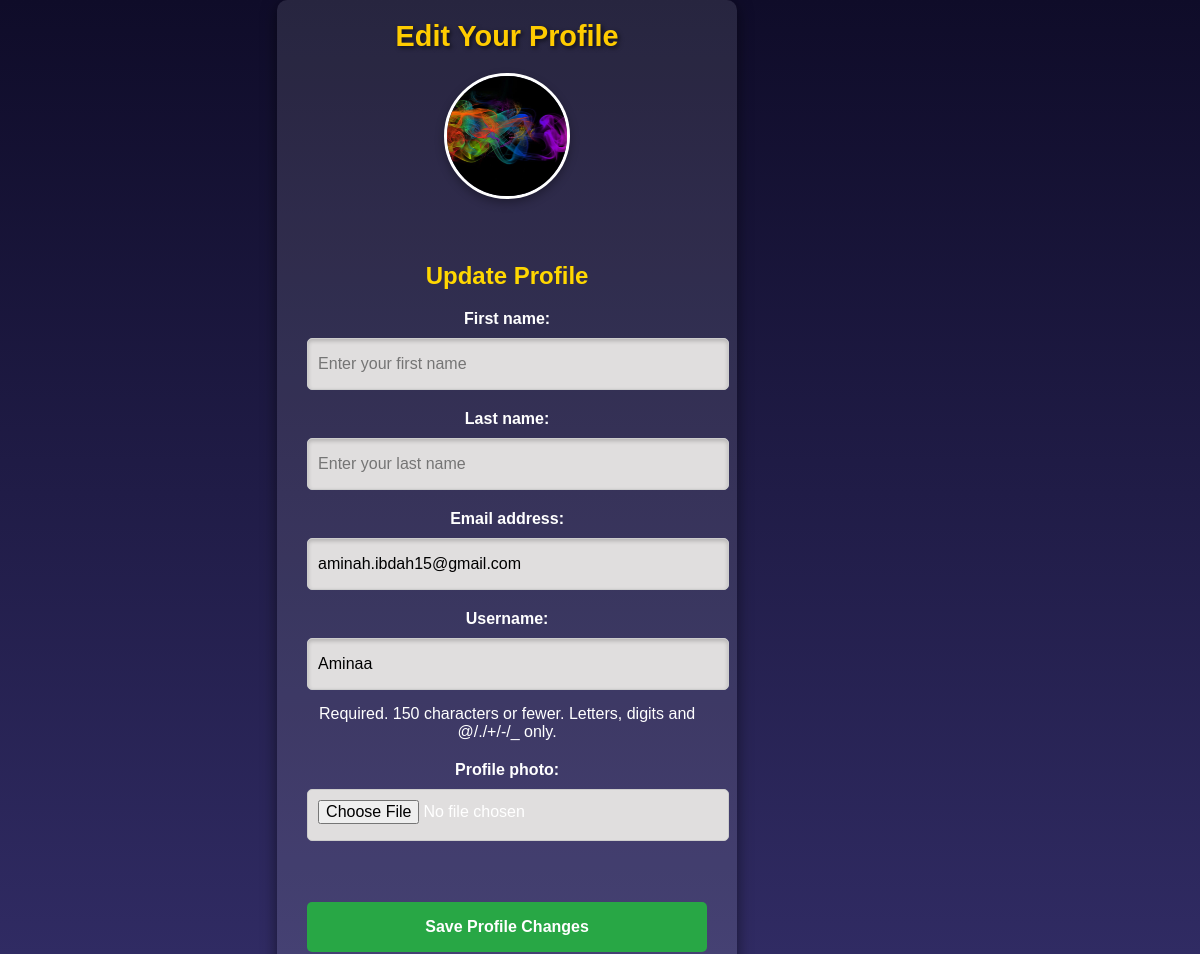
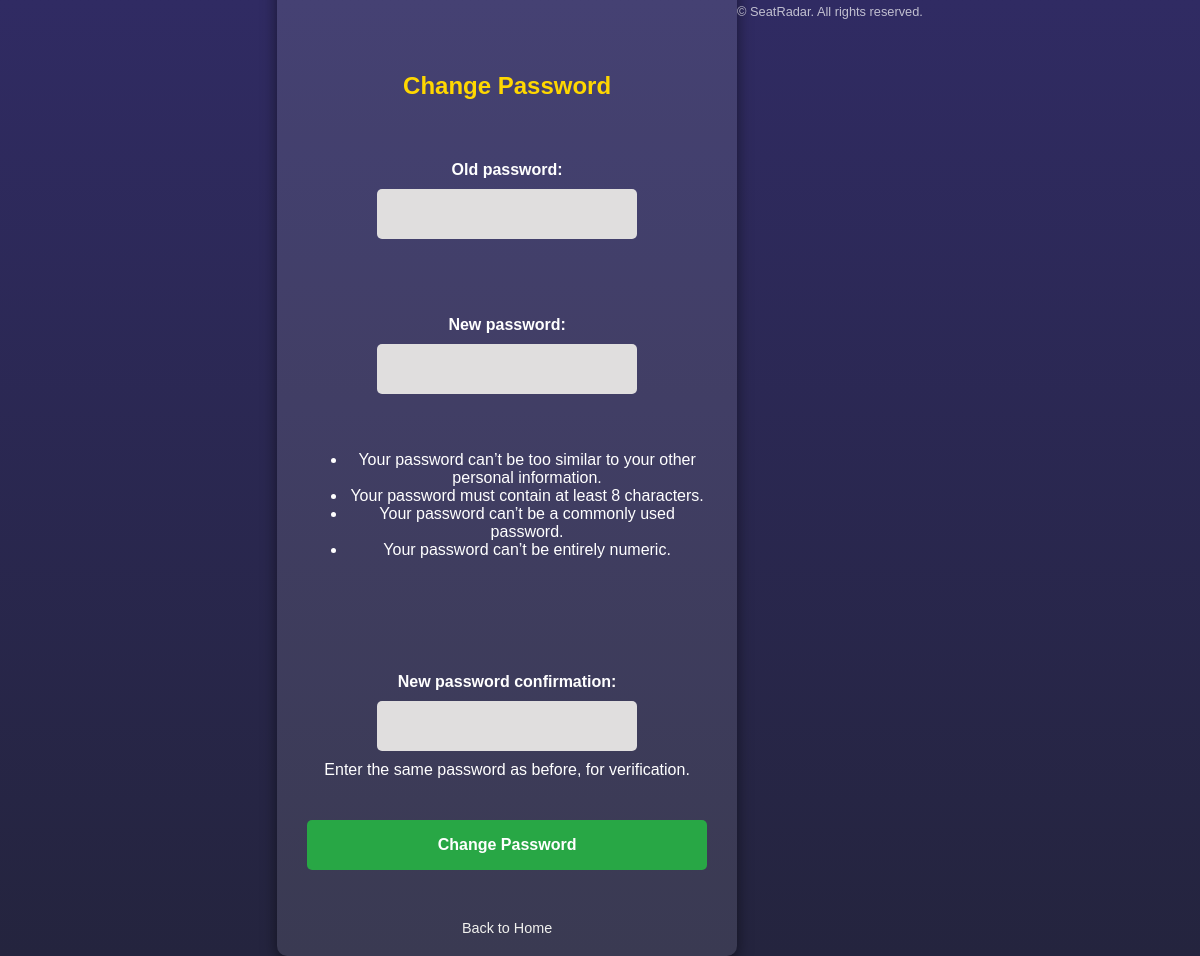
Page /edit_profile.html/ (signed in) on the committed database (2 pictures, top to bottom).
### Base/models.py (models this page shows, shortened)
class CustomUser(AbstractUser):
    USER_TYPE_CHOICES = (
        ('student', 'Student'),
        ('library_manager', 'Library Manager'),
        ('admin', 'Admin'),
    )
    user_type = models.CharField(max_length=50, choices=USER_TYPE_CHOICES, null=False)
    profile_photo = models.ImageField(upload_to='profile_photos/', blank=True, null=True)
    groups = models.ManyToManyField(
        'auth.Group',
        related_name='custom_user_set',
        blank=True,
        help_text='The groups this user belongs to.',
    )
    user_permissions = models.ManyToManyField(
        'auth.Permission',
        related_name='custom_user_permissions_set',
        blank=True,
        help_text='Specific permissions for this user.',
    )

### Base/views.py (the view)
# urls.py: path('edit_profile.html/', views.edit_profile, name='edit_profile'),
@login_required
def edit_profile(request):
    if request.method == 'POST':
        profile_form = ProfileEditForm(request.POST, request.FILES, instance=request.user)
        password_form = PasswordChangeForm(request.user, request.POST)
        if profile_form.is_valid():
            profile_form.save()
            messages.success(request, "Your profile has been updated successfully!")
        if password_form.is_valid():
            user = password_form.save()  # Save the new password in the database
            update_session_auth_hash(request, user)  # Keep the user logged in after the password change
            messages.success(request, "Your password has been updated successfully!")
            return redirect('edit_profile')  # Redirect to avoid resubmission
        elif password_form.has_changed():  # Show an error if the user attempted to change the password but failed
            messages.error(request, "Password change failed. Please correct the errors below.")
    else:
        profile_form = ProfileEditForm(instance=request.user)
        password_form = PasswordChangeForm(request.user)
    return render(request, 'edit_profile.html', {
        'profile_form': profile_form,
        'password_form': password_form,
    })

### Base/forms.py (shortened to what this page needs)
class ProfileEditForm(forms.ModelForm):
    class Meta:
        model = CustomUser
        fields = ['first_name', 'last_name', 'email', 'username', 'profile_photo']
        widgets = {
            'first_name': forms.TextInput(attrs={'class': 'form-control', 'placeholder': 'Enter your first name'}),
            'last_name': forms.TextInput(attrs={'class': 'form-control', 'placeholder': 'Enter your last name'}),
            'email': forms.EmailInput(attrs={'class': 'form-control', 'placeholder': 'Enter your email'}),
            'username': forms.TextInput(attrs={'class': 'form-control', 'placeholder': 'Enter your username'}),
            'profile_photo': forms.FileInput(attrs={'class': 'form-control-file', 'accept': 'image/*'}),
        }

### Base/templates/edit_profile.html (shortened to what this page needs)
<!DOCTYPE html>
<html lang="en">
<head>
    {% load static %}
    <link rel="stylesheet" href="{% static 'style.css' %}">
</head>
<body>
    <div class="main-container">
        <div class="form-container">
            <h2 class="form-title">Edit Your Profile</h2>
            <form method="post" enctype="multipart/form-data" class="edit-profile-form">
                <div class="profile-picture-container">
                    <img
                        src="{% if user.profile_photo %}{{ user.profile_photo.url }}{% else %}{% static 'default-profile.jpg' %}{% endif %}"
                        alt="Profile Picture"
                        id="profilePicturePreview"
                        class="profile-picture">
                </div>
                <div class="form-fields">
                    <h3>Update Profile</h3>
                    {{ profile_form.as_p }}
                </div>
                <button type="submit" class="btn-save">Save Profile Changes</button>
            </form>
            <form method="post" class="password-change-form">
                <h3>Change Password</h3>
                   {{ password_form.as_p }}
                <button type="submit" class="btn-save">Change Password</button>
            </form>
            <div class="navigation-links">
                {% if user.user_type == 'library_manager' %}
                    <a href="{% url 'library_manager_dashboard' %}" class="btn-back">Back to Library Manager Dashboard</a>
                {% elif user.user_type == 'student' %}
                    <a href="{% url 'student_dashboard' %}" class="btn-back">Back to Student Dashboard</a>
                {% else %}
                    <a href="{% url 'home' %}" class="btn-back">Back to Home</a>
                {% endif %}
            </div>
        </div>
    </div>
    <footer>
        <p>&copy; {{ current_year }} SeatRadar. All rights reserved.</p>
    </footer>
</body>
</html>

### Base/static/style.css (style rules this page uses)
body { margin: 0; padding: 0; display: flex; justify-content: center; align-items: center; min-height: 100vh; font-family: 'Jost', sans-serif; background: linear-gradient(to bottom, #0f0c29, #302b63, #24243e); }
label { color: #fff; font-size: 2.3em; justify-content: center; display: flex; margin: 20px; font-weight: bold; cursor: pointer; transition: 0.5s ease-in-out; }
input { width: 60%; height: 30px; background: #e0dede; justify-content: center; display: flex; margin: 10px auto; padding: 10px; border: none; outline: none; border-radius: 5px; }
button { width: 60%; height: 50px; margin: 10px auto 30px; justify-content: center; display: block; color: #fff; background: #573b8a; font-size: 1.2em; font-weight: bold; outline: none; border: none; border-radius: 5px; transition: 0.2s ease-in; cursor: pointer; }
body { margin: 0; font-family: Arial, sans-serif; }
button { padding: 15px 25px; border: none; background-color: #573b8a; color: white; font-size: 16px; border-radius: 5px; cursor: pointer; }
body { font-family: Arial, sans-serif; margin: 0; padding: 0; background-color: #f4f4f4; color: #333; }
h1, h2 { margin: 0; padding: 0; }
body { margin: 0; padding: 0; display: flex; justify-content: center; align-items: center; min-height: 100vh; font-family: 'Arial', sans-serif; background: linear-gradient(to bottom, #0f0c29, #302b63, #24243e); color: #fff; }
.main-container { background: rgba(255, 255, 255, 0.1); padding: 20px 30px; border-radius: 10px; box-shadow: 0 4px 15px rgba(0, 0, 0, 0.5); width: 400px; text-align: center; }
.profile-picture-container { position: relative; margin-bottom: 20px; text-align: center; }
.profile-picture { width: 120px; height: 120px; border-radius: 50%; object-fit: cover; border: 3px solid white; box-shadow: 0 4px 10px rgba(0, 0, 0, 0.3); }
h2 { font-size: 1.8rem; margin-bottom: 20px; color: #ffcc00; text-shadow: 2px 2px 4px rgba(0, 0, 0, 0.6); }
form { display: flex; flex-direction: column; gap: 15px; }
label { font-size: 1rem; text-align: left; margin-bottom: 5px; }
input[type="text"], input[type="email"] { padding: 10px; font-size: 1rem; border: none; border-radius: 5px; background-color: #e0dede; box-shadow: inset 0 2px 4px rgba(0, 0, 0, 0.2); }
.btn-save { background-color: #ffcc00; color: #131a3a; font-size: 1.1rem; font-weight: bold; padding: 10px; border: none; border-radius: 5px; cursor: pointer; transition: all 0.3s ease; }
.navigation-links { margin-top: 20px; }
.navigation-links a { display: block; margin-top: 10px; font-size: 0.9rem; text-decoration: none; color: #f1f1ee; transition: color 0.3s; }
footer { margin-top: 20px; font-size: 0.8rem; color: rgba(255, 255, 255, 0.7); text-align: center; }
h3 { font-size: 1.5em; margin-bottom: 10px; color: #ffd700; }
.form-fields { margin-bottom: 20px; }
.form-fields input { width: 100%; padding: 10px; margin-bottom: 15px; border: 1px solid #ccc; border-radius: 5px; font-size: 1em; }
.btn-save { width: 100%; padding: 10px; font-size: 16px; font-weight: bold; color: #fff; background: #28a745; border: none; border-radius: 5px; cursor: pointer; transition: background-color 0.3s; }
.password-change-form { margin-top: 20px; }

### rows in the picture
CustomUser: profile_photo (picture), email "aminah.ibdah15@gmail.com", username "Aminaa"
